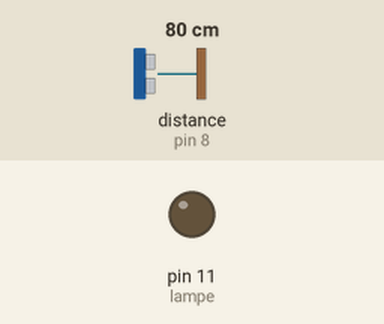
Recording of a sketch running on a simulated Arduino Uno, built with avr-gcc and run on an emulated ATmega328P. Parts: output pins drawn as LEDs (lit = HIGH). Wiring (inferred from the names in the program): ultrasonic range finder: trigger pin 9; echo pin 8. The test bench sets the inputs (shaded band); at power-on: distance to the obstacle (sensor on pin 8) 80 cm. The echo pulse lasts 58.3 µs per cm; pins used as bus, display or sensor lines are not drawn.

Above: at 1.2 s.
1.3 s: distance to the obstacle (sensor on pin 8) set to 23 cm
2.8 s: distance to the obstacle (sensor on pin 8) set to 18 cm
At 3.4 s:
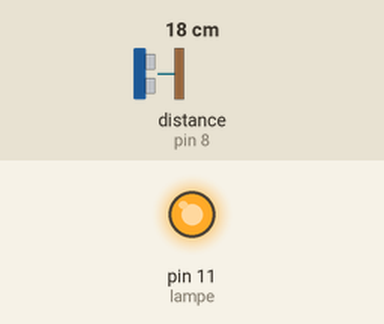
4.3 s: distance to the obstacle (sensor on pin 8) set to 35 cm
At 5.5 s:
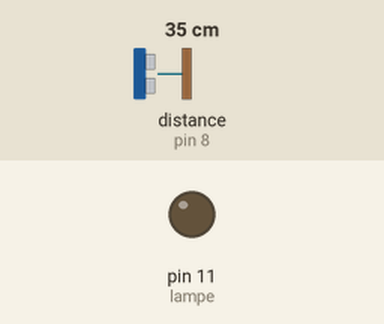
5.8 s: distance to the obstacle (sensor on pin 8) set to 2 cm
At 6.8 s:
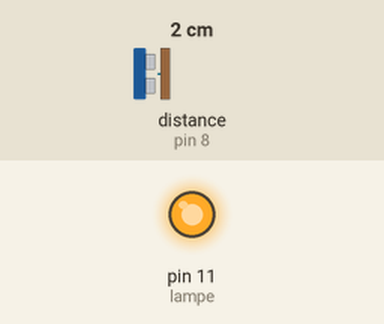
Timing chart, 0 to 8.3 s (numbered marks = the images above; inputs shaded):
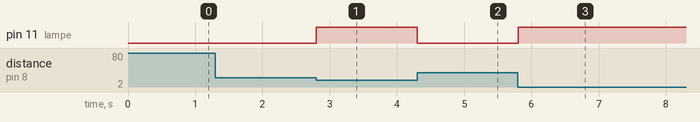

Measured:
- the behaviour switches between 22 and 21 cm on distance to the obstacle (sensor on pin 8) (found by bisection; images 0 and 1)
- after the input at 1.3 s, every drawn part: stays the same
- after the input at 2.8 s, pin 11 (lampe): LOW → HIGH at once
- after the input at 4.3 s, pin 11 (lampe): HIGH → LOW at once
- after the input at 5.8 s, pin 11 (lampe): LOW → HIGH at once

The sketch:

LAMPE_AVEC_CAPTEUR_A_ULTRASON.ino
```cpp
const int trigPin = 9 ;
const int echoPin = 8 ;
long duration;
int distance ;
int lampe =11;
int buzzer =7 ;
void setup() {

pinMode(trigPin, OUTPUT);
pinMode(echoPin, INPUT);
pinMode(lampe, OUTPUT);
}

void loop() {

digitalWrite(trigPin, LOW);
delayMicroseconds(2);
digitalWrite(trigPin, HIGH);
delayMicroseconds(10);
digitalWrite(trigPin, LOW);

duration = pulseIn(echoPin, HIGH);
distance = duration*0.034/2;

if(distance <=20)
{
  digitalWrite(lampe, 1);
  digitalWrite(buzzer, 1);
  }


else if (distance >20 )
{
  digitalWrite(lampe, 0);
  digitalWrite(buzzer, 0);
  }

}
```
